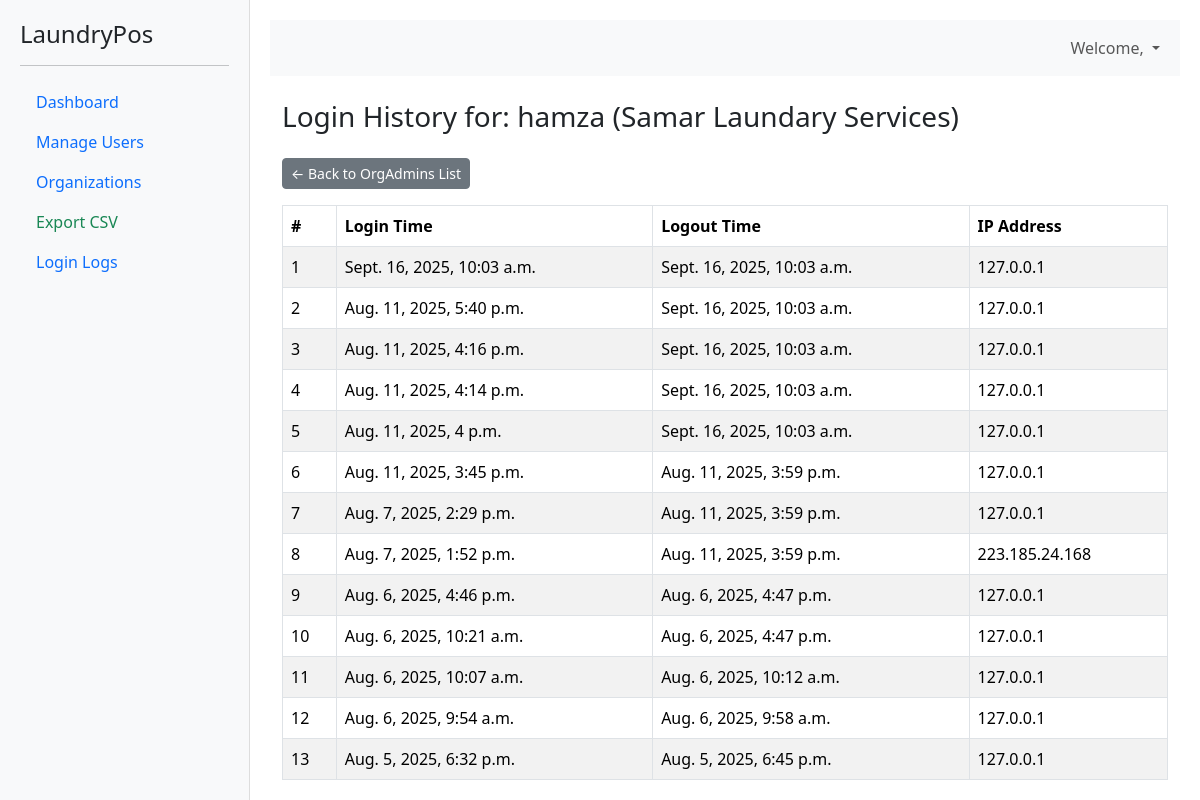
Page /logs/1/ on the committed database.
### accounts/models.py (models this page shows, shortened)
class CustomUser(AbstractUser):
    is_superadmin = models.BooleanField(default=False)
    is_org_admin = models.BooleanField(default=False)
    organization = models.ForeignKey('laundry.Organization', null=True, blank=True, on_delete=models.CASCADE)

### laundry/models.py (models this page shows, shortened)
class Organization(models.Model):
    is_approved = models.BooleanField(default=False)
    name = models.CharField(max_length=255)
    address = models.TextField()
    country_code = models.CharField(
        max_length=5,
        default='+91',
        help_text="Country Code (e.g., +91)"
    )
    phone = models.CharField(
        max_length=10,
        validators=[
            RegexValidator(r'^\d{10}$', message="Phone number must be exactly 10 digits")
        ],
        help_text="Enter 10-digit mobile number"
    )
    whatsapp = models.CharField(max_length=10, blank=True, null=True)
    email = models.EmailField()
    gst_number = models.CharField(max_length=20, blank=True, null=True)
    logo = models.ImageField(upload_to='organization_logos/', blank=True, null=True)
    created_by = models.ForeignKey(
        settings.AUTH_USER_MODEL,
        on_delete=models.SET_NULL,
        null=True,
        blank=True,
        related_name="created_organizations"
    )
    org_id = models.CharField(max_length=10, unique=True)
    created_at = models.DateTimeField(auto_now_add=True)
    allowed_branches = models.PositiveIntegerField(default=0)
    allowed_staff = models.PositiveIntegerField(default=0)
    plan = models.ForeignKey(Plan, on_delete=models.SET_NULL, null=True, blank=True)
    plan_start_date = models.DateField(null=True, blank=True)
    plan_end_date = models.DateField(null=True, blank=True)

class LoginLog(models.Model):
    user = models.ForeignKey(settings.AUTH_USER_MODEL, on_delete=models.CASCADE)
    login_time = models.DateTimeField(auto_now_add=True)
    ip_address = models.GenericIPAddressField(null=True, blank=True)

class LogoutLog(models.Model):
        user = models.ForeignKey(settings.AUTH_USER_MODEL, on_delete=models.CASCADE)
        logout_time = models.DateTimeField(auto_now_add=True)
        ip_address = models.GenericIPAddressField(null=True, blank=True)

### laundry/views.py (the view)
# urls.py: path('logs/<int:admin_id>/', orgadmin_logs, name='orgadmin_logs'),
def orgadmin_logs(request, admin_id):
    orgadmin = get_object_or_404(User, id=admin_id, is_org_admin=True)
    login_logs = LoginLog.objects.filter(user=orgadmin).order_by('-login_time')
    logout_logs = LogoutLog.objects.filter(user=orgadmin)
    logs = []
    for login in login_logs:
        logout = logout_logs.filter(user=orgadmin, logout_time__gt=login.login_time).order_by('logout_time').first()
        logs.append({
            'login_time': login.login_time,
            'logout_time': logout.logout_time if logout else None,
            'ip_address': login.ip_address,
        })
    return render(request, 'superadmin/orgadmin_logs.html', {
        'orgadmin': orgadmin,
        'logs': logs,
    })

### laundry/context_processors.py (called while the page is built)
def all_organizations(request):
    return {
        'all_organizations': Organization.objects.all().order_by("name")
    }

def org_context(request):
    if request.user.is_authenticated and hasattr(request.user, 'organization'):
        return {
            'organization': request.user.organization
        }
    return {}

### templates/superadmin/orgadmin_logs.html
{% extends 'superadmin/layout.html' %}
{% block content %}
<div class="container mt-4">
    <h3 class="mb-4">Login History for: {{ orgadmin.username }} ({{ orgadmin.organization.name }})</h3>
    <a href="{% url 'login_logout_history' %}" class="btn btn-secondary btn-sm mb-3">← Back to OrgAdmins List</a>
    <table class="table table-bordered table-striped">
        <thead>
            <tr>
                <th>#</th>
                <th>Login Time</th>
                <th>Logout Time</th>
                <th>IP Address</th>
            </tr>
        </thead>
        <tbody>
            {% for log in logs %}
            <tr>
                <td>{{ forloop.counter }}</td>
                <td>{{ log.login_time }}</td>
                <td>{{ log.logout_time|default:"—" }}</td>
                <td>{{ log.ip_address }}</td>
            </tr>
            {% empty %}
            <tr>
                <td colspan="4" class="text-center">No login/logout logs found for this user.</td>
            </tr>
            {% endfor %}
        </tbody>
    </table>
</div>
{% endblock %}

### templates/superadmin/layout.html (style rules this page uses)
body, html { margin: 0; padding: 0; height: 100%; overflow: hidden; }

### rows in the picture
CustomUser: username "hamza", organization.name "Samar Laundary Services"
LoginLog: login_time "Sept. 16, 2025, 10:03 a.m.", ip_address "127.0.0.1"
LogoutLog: logout_time "Sept. 16, 2025, 10:03 a.m." "Sept. 16, 2025, 10:03 a.m." "Sept. 16, 2025, 10:03 a.m." "Sept. 16, 2025, 10:03 a.m." "Sept. 16, 2025, 10:03 a.m."
LoginLog: login_time "Aug. 11, 2025, 5:40 p.m.", ip_address "127.0.0.1"
LoginLog: login_time "Aug. 11, 2025, 4:16 p.m.", ip_address "127.0.0.1"
LoginLog: login_time "Aug. 11, 2025, 4:14 p.m.", ip_address "127.0.0.1"
LoginLog: login_time "Aug. 11, 2025, 4 p.m.", ip_address "127.0.0.1"
LoginLog: login_time "Aug. 11, 2025, 3:45 p.m.", ip_address "127.0.0.1"
LogoutLog: logout_time "Aug. 11, 2025, 3:59 p.m." "Aug. 11, 2025, 3:59 p.m." "Aug. 11, 2025, 3:59 p.m."
LoginLog: login_time "Aug. 7, 2025, 2:29 p.m.", ip_address "127.0.0.1"
LoginLog: login_time "Aug. 7, 2025, 1:52 p.m.", ip_address "223.185.24.168"
LoginLog: login_time "Aug. 6, 2025, 4:46 p.m.", ip_address "127.0.0.1"
LogoutLog: logout_time "Aug. 6, 2025, 4:47 p.m." "Aug. 6, 2025, 4:47 p.m."
LoginLog: login_time "Aug. 6, 2025, 10:21 a.m.", ip_address "127.0.0.1"
LoginLog: login_time "Aug. 6, 2025, 10:07 a.m.", ip_address "127.0.0.1"
LogoutLog: logout_time "Aug. 6, 2025, 10:12 a.m."
LoginLog: login_time "Aug. 6, 2025, 9:54 a.m.", ip_address "127.0.0.1"
LogoutLog: logout_time "Aug. 6, 2025, 9:58 a.m."
LoginLog: login_time "Aug. 5, 2025, 6:32 p.m.", ip_address "127.0.0.1"
LogoutLog: logout_time "Aug. 5, 2025, 6:45 p.m."
